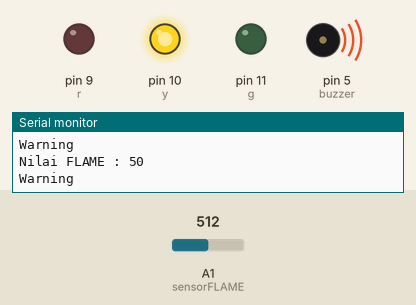
A sketch run on a simulated Arduino Uno, built with avr-gcc and run on an emulated ATmega328P. Shown: output pins drawn as LEDs (lit = HIGH), buzzer (waves = sounding, pin HIGH), the last lines printed to the serial monitor. The inputs (shaded band) are chosen by the test bench; at power-on: A1 (sensorFLAME) = 512.

Above: at 1.3 s.
1.4 s: A1 (sensorFLAME) set to 494
At 2.7 s:
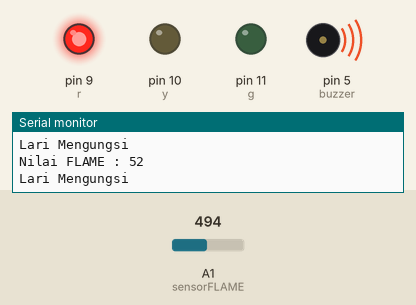
3.0 s: A1 (sensorFLAME) set to 1023
At 4.3 s:
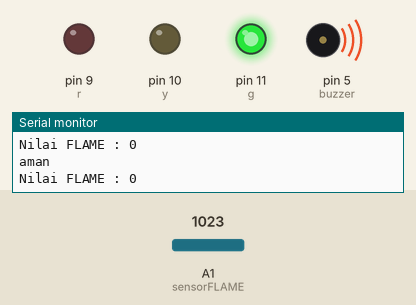
4.6 s: A1 (sensorFLAME) set to 834
7.6 s: A1 (sensorFLAME) set to 809
At 8.7 s:
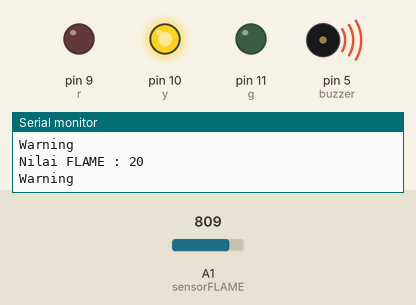
Timing chart, 0 to 10.1 s (numbered marks = the images above; inputs shaded):
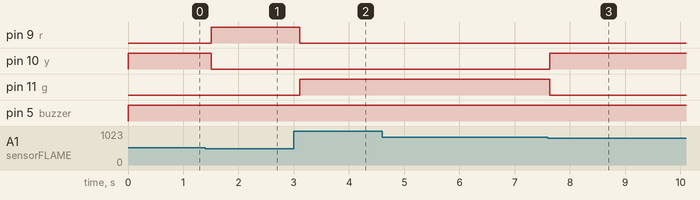

The sketch:

1.FRAME.ino
```cpp
//INISIALISASI
int sensorFLAME =A1;
int buzzer    =5;
int r         =9;
int y         =10;
int g         =11;

void setup() {
  Serial.begin(9600);
  pinMode(sensorFLAME, INPUT);
  pinMode(buzzer, OUTPUT);
  pinMode(r, OUTPUT);
  pinMode(y, OUTPUT);
  pinMode(g, OUTPUT);

}

void loop() {
  //BACA DATA
  int bacaFLAME=analogRead(sensorFLAME);
      bacaFLAME=map(bacaFLAME,1016,22,0,100);
                  //(data awal sensor,data akhir sensor,nilai yang diinginkan,nilai akhir yang diinginkan)

  //PRINT SERIAL
  Serial.print("Nilai FLAME : ");
  Serial.println(bacaFLAME);
  //Serial.print();

  //LOGIKA
  if(bacaFLAME ==0){
    delay (100);
    Serial.println("aman");
    digitalWrite(r, LOW);
    digitalWrite(y, LOW);
    digitalWrite(g, HIGH);
  }
  else if (bacaFLAME >=20 and bacaFLAME <=50){
    Serial.println("Warning");
    digitalWrite(r, LOW);
    digitalWrite(y, HIGH);
    digitalWrite(g, LOW);
    digitalWrite(buzzer, HIGH);
    delay(500);
  }
  else if (bacaFLAME > 50){
    Serial.println("Lari Mengungsi");
    digitalWrite(r, HIGH);
    digitalWrite(y, LOW);
    digitalWrite(g, LOW);
    digitalWrite(buzzer,HIGH);
    delay(100);
  }


}
```

Measured:
- the behaviour switches between 510 and 509 on A1 (sensorFLAME) (found by bisection; images 0 and 1)
- the behaviour switches between 818 and 817 on A1 (sensorFLAME) (found by bisection; images 2 and 3)
- after the input at 1.4 s, pin 9 (r): LOW → HIGH after 0.10 s; pin 10 (y): HIGH → LOW after 0.10 s
- after the input at 3.0 s, pin 9 (r): HIGH → LOW after 0.11 s; pin 11 (g): LOW → HIGH after 0.11 s
- after the input at 7.6 s, pin 10 (y): LOW → HIGH at once; pin 11 (g): HIGH → LOW at once
